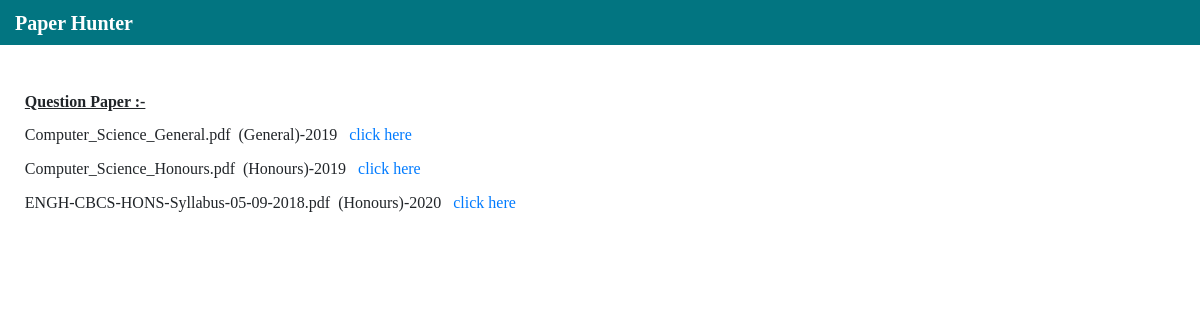
Page /qtnPaperWithSubject/Computer Science/Cmsh Paper1 on the committed database.
### papers/models.py (models this page shows, shortened)
class QuestionPaper(models.Model):
    questionPaperName = models.FileField(blank=False)
    subjectName = models.CharField(
        max_length=50, blank=False, unique=False, default='')
    paperName = models.CharField(
        max_length=50, blank=False, unique=False, default='')
    courseName = models.CharField(
        max_length=50, blank=False, unique=False, default='')
    yearOfQuestions = models.CharField(
        max_length=50, blank=False, unique=False, default='')

### papers/views.py (the view)
# urls.py: path('qtnPaperWithSubject/<subject>/<paper>', views.QtnPaperWithSubject, name='QtnPaperWithSubject'),
def QtnPaperWithSubject(request, subject='', paper=''):
    context = dict()
    qtns = QuestionPaper.objects.filter(
        subjectName=subject, paperName=paper)
    print(qtns)
    if len(qtns) > 0:
        context['qtnPapers'] = qtns
        return render(request, 'papers/commonView/questionPapersView.html', context)
    messages.success(request,"No Records Found")
    return redirect('/home')

### papers/templates/papers/commonView/questionPapersView.html (shortened to what this page needs)
{% extends 'base.html' %}
{% block qtnPaper%}
<nav class="navbar position-fixed">
    <span class="navbar-brand brandName">
        <a href="/index">
            <strong> Paper Hunter </strong>
        </a>
    </span>
</nav>
<div class="container contentWrapper">
    <div class="tablewrapper">
        <table class="table table-sm table-borderless qtnTable">
            <thead>
                <tr>
                    <th class="tableHead"><u>Question Paper :-</u></th>
                </tr>
            </thead>
            <tbody>
                {% for qtn in qtnPapers %}
                <tr>
                    <td>
                        {{qtn.questionPaperName}} &nbsp;({{qtn.courseName}})-{{qtn.yearOfQuestions}} &nbsp;
                        <a href="{{qtn.questionPaperName.url}}" target="_blank">click here</a>
                    </td>
                </tr>
                {% endfor %}
            </tbody>
        </table>
    </div>
</div>
{% endblock %}

### templates/base.html (style rules this page uses)
body { -webkit-user-select: none; -moz-user-select: -moz-none; -ms-user-select: none; user-select: none; }

### papers/templates/papers/commonView/questionPapersView.html (style rules this page uses)
.contentWrapper { margin: 0; padding: 0; margin-top: 45px; padding-top: 20px; padding-left: 20px; }
table { margin-top: 20px; }
.tableHead { font-family: Algerian; }
.qtnTable { font-size: 16px; font-family: book antiqua, palatino; }
.brandName a { text-decoration: none !important; color: #fff; font-family: 'Benne', serif; }
.navbar { position: fixed; top: 0; height: 45px; padding: 0 15px 0 15px; z-index: 100; width: 100%; background: #027581; }

### rows in the picture
QuestionPaper: questionPaperName "Computer_Science_General.pdf", courseName "General", yearOfQuestions "2019"
QuestionPaper: questionPaperName "Computer_Science_Honours.pdf", courseName "Honours", yearOfQuestions "2019"
QuestionPaper: questionPaperName "ENGH-CBCS-HONS-Syllabus-05-09-2018.pdf", courseName "Honours", yearOfQuestions "2020"
